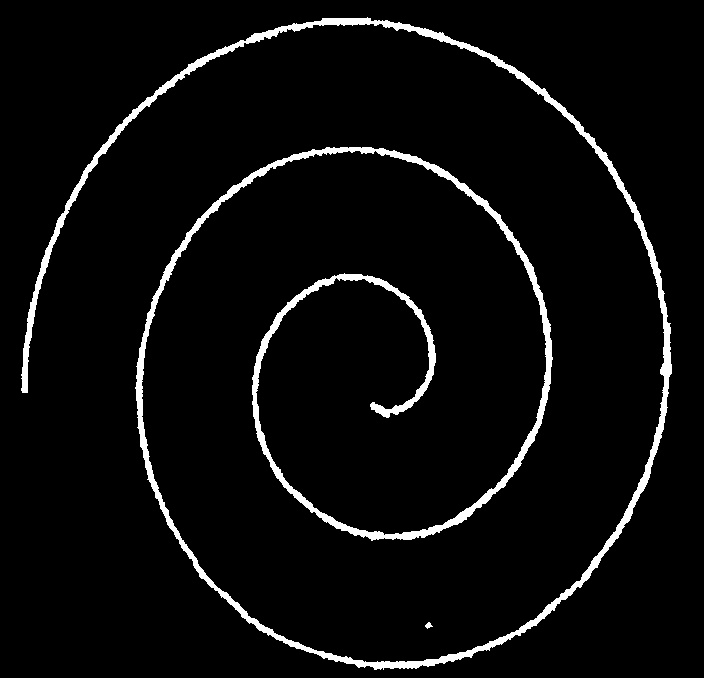
#> input picture 11-14-24 Analysis/image.png, 704 x 678 px
$ jupyter execute '11-14 own analysis.ipynb'
#> lines starting #> are read from the running program, lines starting #| are printed output that depends on the picture
[cell 1]
# Packages
import os
import cv2
import numpy as np
from skimage import feature
import random
import matplotlib.pyplot as plt

from scipy import signal
from scipy.fft import fft, fftfreq
import pywt
from skimage import measure
import matplotlib.pyplot as plt

[cell 2]
IMG_SIZE = 200

[cell 3]
def load_image(filepath):
    """Load and display an image with error checking."""
    # Check if file exists
    if not os.path.exists(filepath):
        raise FileNotFoundError(f"Image file not found: {filepath}")
    print(f"File exists at: {os.path.abspath(filepath)}")

    # Try to load the image
    print("Attempting to load image...")
    img = cv2.imread(filepath, cv2.IMREAD_GRAYSCALE)

    # Check if image was loaded successfully
    if img is None:
        raise ValueError(f"Failed to load image: {filepath}")
    print(f"Image loaded successfully. Shape: {img.shape}")

    # Resize image
    print("Resizing image...")
    img = cv2.resize(img, (IMG_SIZE, IMG_SIZE))
    print(f"Image resized to: {img.shape}")

    # Display image
    print("Displaying image...")
    cv2.imshow('Loaded Image', img)
    cv2.waitKey(0)  # Wait for a key press
    cv2.destroyAllWindows()

    return img

[cell 4]
# Convert pixel (i,j) to Cartesian (x,y)
def pixel_to_cartesian(img, i, j):
    x0, y0 = 0, IMG_SIZE  # center coordinates if starting at max r
    x1, y1 = IMG_SIZE, 0
    x = x0 + j * (x1 - x0) / (img.shape[1] - 1) - IMG_SIZE/2
    y = y1 + i * (y0 - y1) / (img.shape[0] - 1) - IMG_SIZE/2
    return x, y

# Convert (x,y) to polar coordinates (r, theta)
def cartesian_to_polar(x, y):
    r = np.sqrt(x**2 + y**2)
    theta = np.arctan2(x,y)
    return r, theta

[cell 5]
def extract_spiral_data(img, threshold=100):
    # Step 1: Identify black pixels based on intensity threshold
    spiral_points = np.column_stack(np.where(img > threshold))

    r_vals, theta_vals = [], []
    for (i, j) in spiral_points:
        # Convert pixel coordinates (i, j) to Cartesian coordinates (x, y)
        x, y = pixel_to_cartesian(img, i, j)
        # Convert (x, y) to polar coordinates (r, theta)
        r, theta = cartesian_to_polar(x, y)
        r_vals.append(r)
        theta_vals.append(theta)

    r_vals, theta_vals = np.array(r_vals), np.array(theta_vals)
    return r_vals, theta_vals

# Example usage
filepath = "image.png"
img = cv2.imread(filepath, cv2.IMREAD_GRAYSCALE)
#> img is the input picture: shape (678, 704); min 0, max 255, mean 11.5
r_vals, theta_vals = extract_spiral_data(img)
#> in extract_spiral_data, `spiral_points = np.column_stack(np.where(img > threshold))`: spiral_points = 21458 pairs, first value 17 to 669, second value 21 to 671
#> the loop in extract_spiral_data, `for (i, j) in spiral_points:` made 21458 passes
#> (i, j, x, y, r, theta) on passes 1 to 3: (17, 367, 4.41, -94.98, 95.08, 3.1), (18, 322, -8.39, -94.68, 95.05, -3.05), (18, 323, -8.11, -94.68, 95.03, -3.06)

print("Extracted polar coordinates of the spiral:", list(zip(r_vals, theta_vals)))
#> (printed output is left out)

[cell 6]
#for idx in range(len(r_vals)):
    #r_vals[idx] -= 512

ax = plt.subplot(111,polar = True)
ax.scatter(theta_vals,r_vals)

plt.show
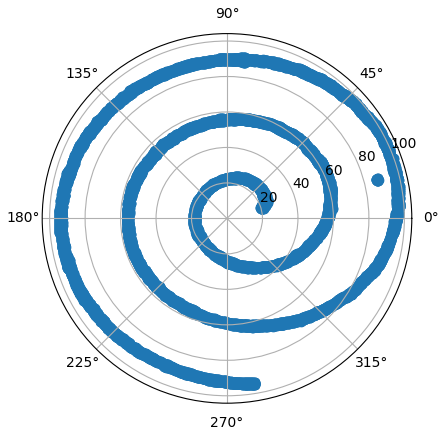
#> figure drawn by matplotlib, 1 panel

Unwrapping the spiral
Assuming Archamedean spiral

[cell 7]
def unwrap(r_vals, theta_vals):
    r_p = []
    theta_p = []
    for r, theta in zip(r_vals,theta_vals):
        k = np.round((r - theta) / (2 * np.pi))
        nearest_theta = theta + 2 * k * np.pi
        theta_p.append(nearest_theta)
        r_p.append(nearest_theta - r)
#> this loop made 21458 passes
#> (r, theta) on passes 1 to 3: (95.08, 3.1), (95.05, -3.05), (95.03, -3.06)
    return r_p, theta_p

#Testing unwrap
r_p, theta_p = unwrap(r_vals, theta_vals)
plt.scatter(theta_p, r_p)
plt.show()
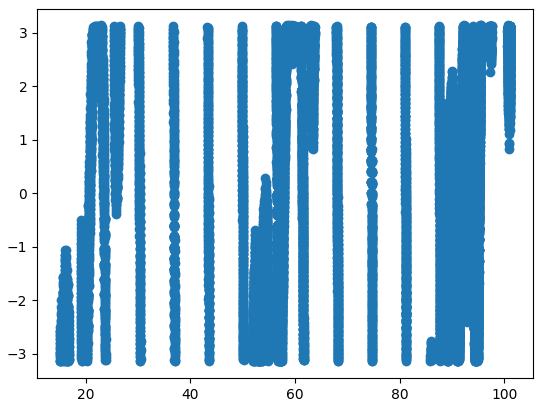
#> figure drawn by matplotlib, 1 panel
